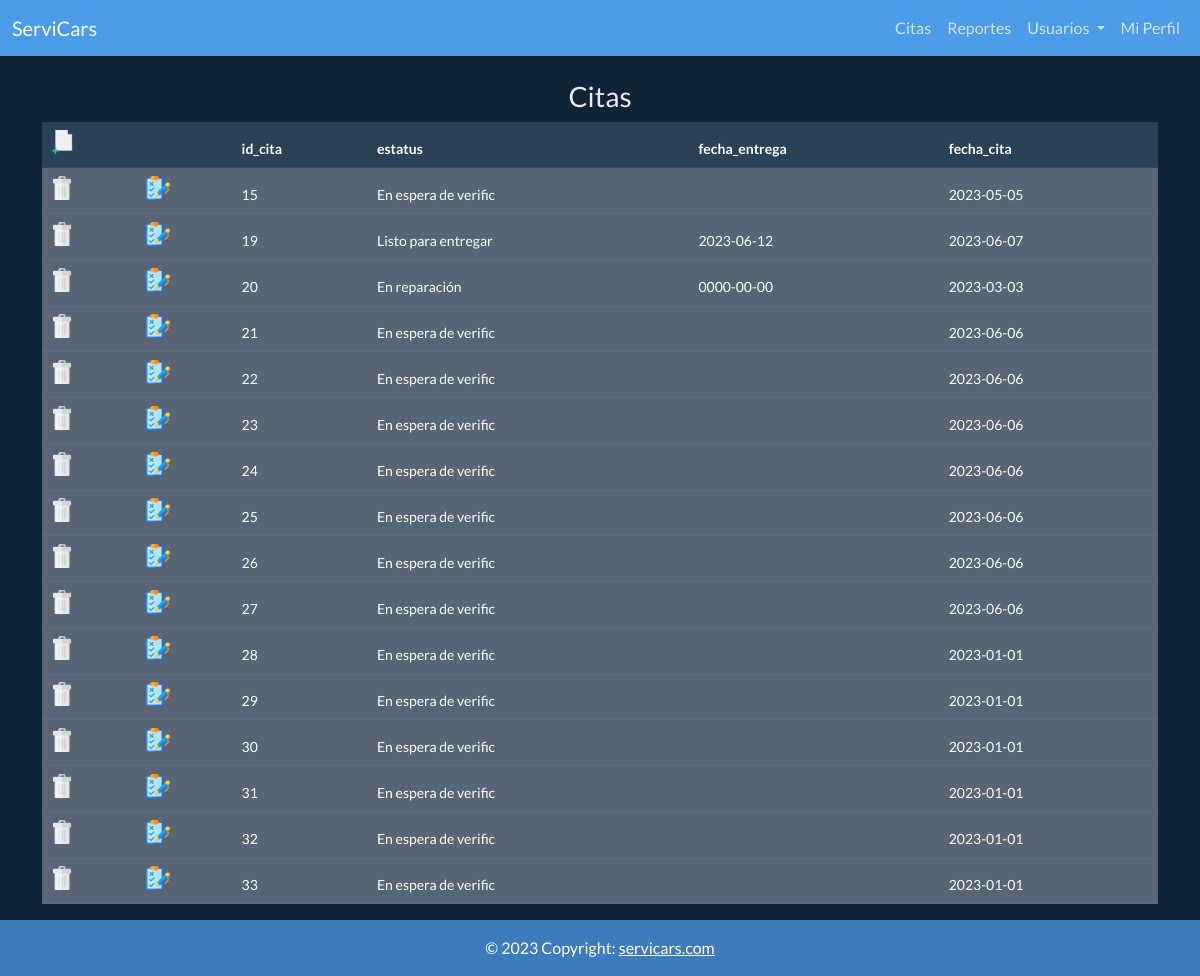
The app's page /admin/citas.php, older data.
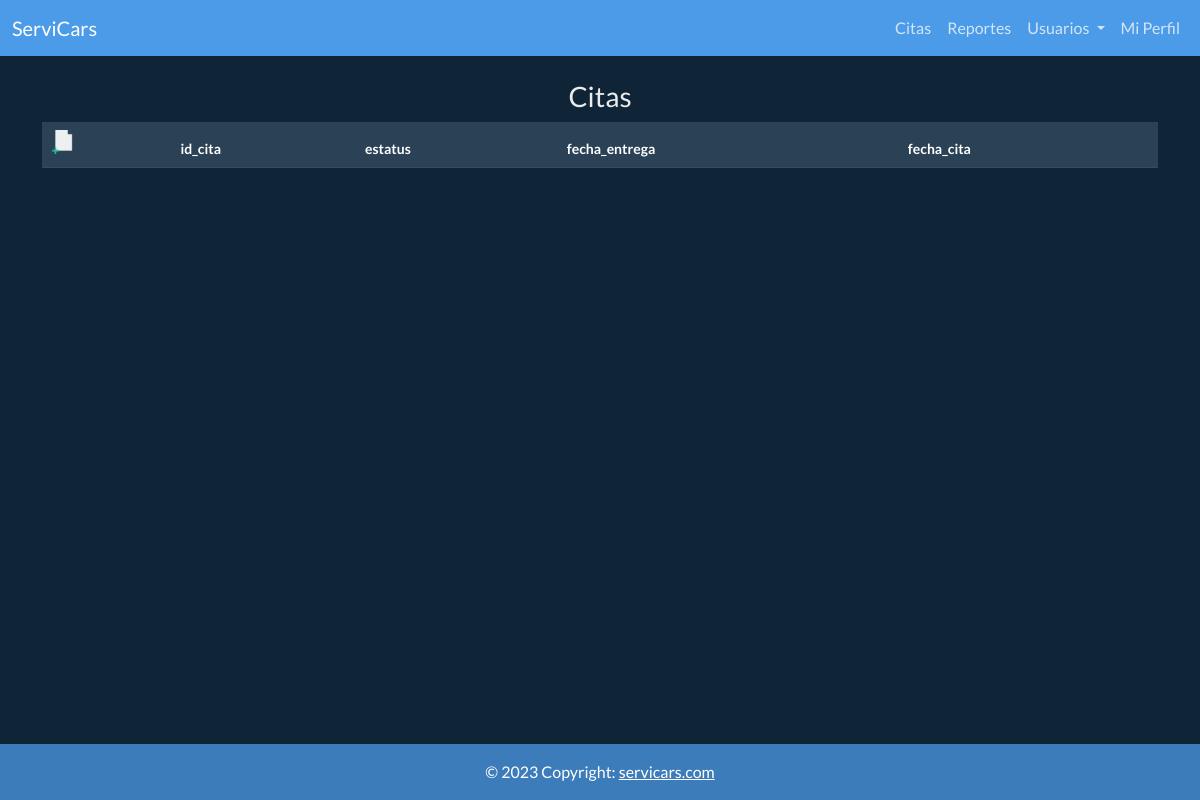
The same page, newer data.
### tables this page shows
CREATE TABLE `cita` (
  `id_cita` int(11) NOT NULL,
  `fecha_cita` date NOT NULL,
  `reporte` varchar(200) NOT NULL,
  `fecha_entrega` date NOT NULL,
  `refaccion_cat_fk` int(11) NOT NULL,
  `estatus_cat_fk` int(11) NOT NULL
);

CREATE TABLE `estatus_cat` (
  `id_estatus_cat` int(11) NOT NULL,
  `estatus` varchar(20) NOT NULL
);

### class/classBD.php (called while the page is built, shortened)
<?php
class datosBase
{
    var $conexion;
    var $bloqueRegistros;
    function conecta()
    {
        $this->conexion = mysqli_connect("localhost", "root", "", "serviciomecanico");
    }
    function consulta($p_sql)
    {
        $this->bloqueRegistros = mysqli_query($this->conexion, $p_sql);
        if (strpos(strtoupper($p_sql), "INSERT") !== false);
        else
        if (strpos(strtoupper($p_sql), "SELECT") !== false) {
            $this->numeColumnas = mysqli_num_fields($this->bloqueRegistros);
        }
    }
    function getRecord()
    {
        return mysqli_fetch_array($this->bloqueRegistros);
    }
}

### class/classCita.php (the view, shortened to what this page needs)
<?php
include "classBD.php";
class Cita extends datosBase
{
    function lista()
    {
        $this->consulta("SELECT id_cita, e.estatus, fecha_entrega, fecha_cita FROM cita JOIN estatus_cat e ON estatus_cat_fk=id_estatus_cat");
        $html = '<table class="table table-hover table-striped table-secondary">';
        $html .= '<thead><tr class="table-dark">
                            <td colspan="2">
                                <form method="post" action="citas.php">
                                <input type="image" src ="../img/edit.webp" width="24px" />
                                <input type="hidden" name="accion" value="formNew"/>
                                </form>
                            </td>';
        for ($col = 0; $col < $this->numeColumnas; $col++) {
            $html .= '<th>' . $this->nombColumnas[$col]->name . '</th>';
        }
        $html .= '</tr>';
        for ($ren = 0; $ren < $this->numeRegistros; $ren++) {
            $html .= '<tr>';
            $datos = $this->getRecord();
            $html .= '
                    <td>
                        <form method="post" action="../admin/citas.php" onsubmit="return confirm(\'Estas seguro?\')">
                        <input type="image" src="../img/garbage.webp" width="24px" />
                        <input type="hidden" name="id" value=' . $datos[0] . '  />
                        <input type="hidden" name="accion" value="borrar"/>
                        </form>
                    </td>
                    <td>
                        <form method="post" action="../admin/citas.php")">
                        <input type="image" src="../img/estatus.webp" width="24px" />
                        <input type="hidden" name="id" value=' . $datos[0] . '  />
                        <input type="hidden" name="accion" value="estatus"/>
                        </form>
                    </td>';
            for ($col = 0; $col < $this->numeColumnas; $col++) {
                $html .= '<td>' . $datos[$col] . '</td>';
            }
            $html .= '</tr>';
        }
        $html .= '</table>';
        return $html;
    }
}

Row changes from the older to the newer data that the page shows:
removed cita: id_cita "15 2023-05-05"
removed estatus_cat: estatus "En espera de verific En espera de verific En espera de verific En espera de verific En espera de verific En espera de verific En espera de verific En espera de verific En espera de verific En espera de verific En espera de verific En espera de verific En espera de verific En espera de verific"
removed cita: id_cita "19 2023-06-12 2023-06-07"
removed estatus_cat: estatus "Listo para entregar"
removed cita: id_cita "20 0000-00-00 2023-03-03"
removed estatus_cat: estatus "En reparación"
removed cita: id_cita "21 2023-06-06"
removed cita: id_cita "22 2023-06-06"
removed cita: id_cita "23 2023-06-06"
removed cita: id_cita "24 2023-06-06"
removed cita: id_cita "25 2023-06-06"
removed cita: id_cita "26 2023-06-06"
removed cita: id_cita "27 2023-06-06"
removed cita: id_cita "28 2023-01-01"
removed cita: id_cita "29 2023-01-01"
removed cita: id_cita "30 2023-01-01"
removed cita: id_cita "31 2023-01-01"
removed cita: id_cita "32 2023-01-01"
removed cita: id_cita "33 2023-01-01"
